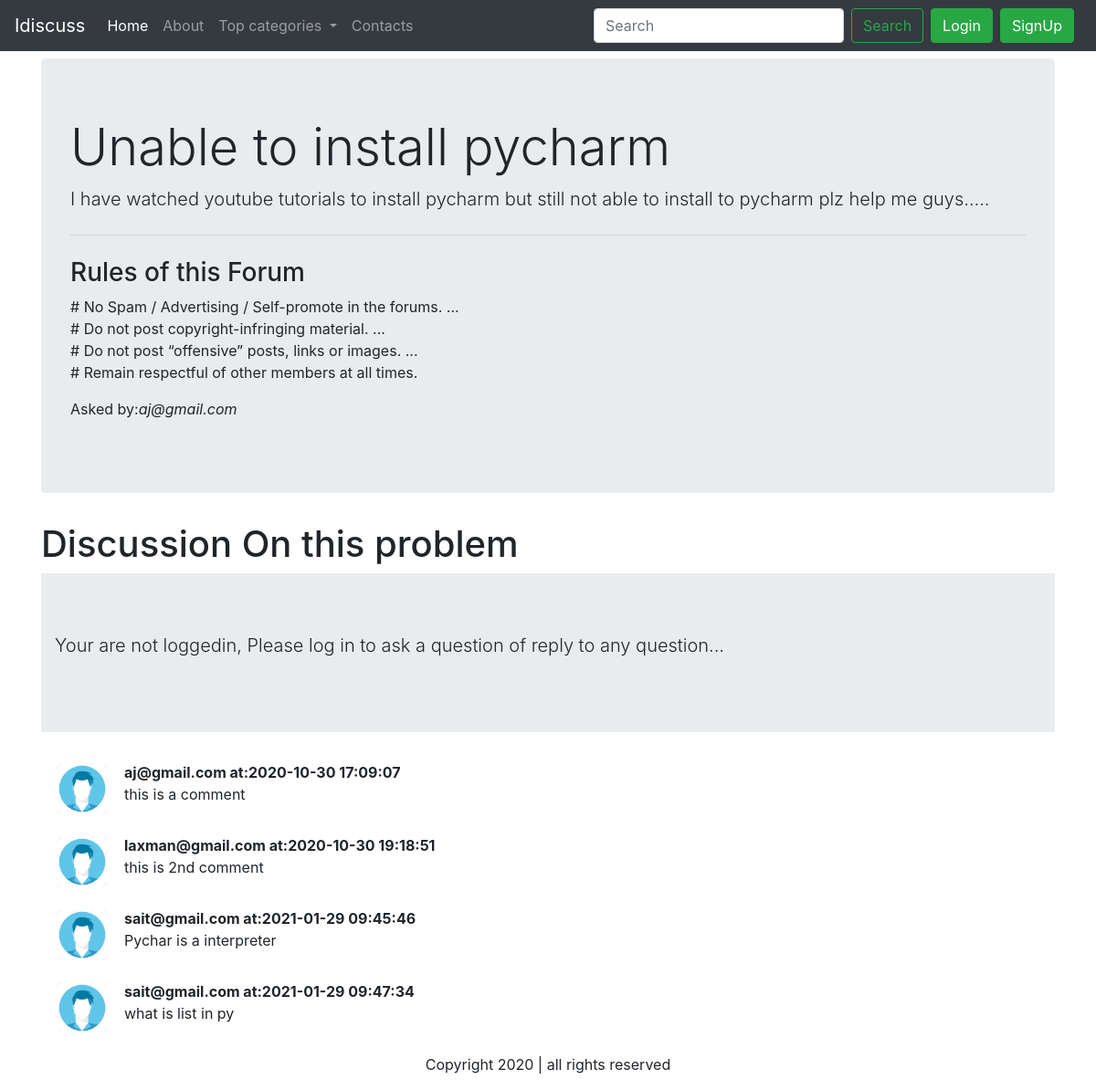
The app's page /thread.php?threadid=1 with its own data.
### tables this page shows
CREATE TABLE `threads` (
  `thread_id` int(8) NOT NULL,
  `thread_title` varchar(255) NOT NULL,
  `thread_descr` text NOT NULL,
  `thread_cat_id` int(8) NOT NULL,
  `thread_user_id` int(8) NOT NULL,
  `timestamp` datetime DEFAULT current_timestamp()
);

CREATE TABLE `user` (
  `sno` int(8) NOT NULL,
  `user_email` varchar(30) NOT NULL,
  `user_pass` varchar(255) NOT NULL,
  `timestamp` datetime NOT NULL DEFAULT current_timestamp()
);

CREATE TABLE `comments` (
  `comment_id` int(8) NOT NULL,
  `comment_content` text NOT NULL,
  `thread_id` int(8) NOT NULL,
  `commented_by` int(8) NOT NULL,
  `comment_time` datetime NOT NULL DEFAULT current_timestamp()
);

### thread.php (the view, shortened to what this page needs)
<!doctype html>
<html lang="en">
<head>
    <link rel="stylesheet" href="https://cdn.jsdelivr.net/npm/bootstrap@4.5.3/dist/css/bootstrap.min.css"
>
</head>
<body>
<?php include('partials/_dbconnect.php'); ?>
    <?php include('partials/_header.php'); ?>
    <?php
    $id = $_GET['threadid'];
    $qry = "SELECT * FROM `threads` WHERE thread_id = $id";
    $rst = mysqli_query($conn, $qry);
    while ( $row = mysqli_fetch_assoc($rst)){
       $ttitle = $row['thread_title'];
       $tdescr = $row['thread_descr'];
       $thread_user_id = $row['thread_user_id'];
       $query2 = "SELECT user_email FROM `user` WHERE sno = '$thread_user_id'";
       $result2 = mysqli_query($conn, $query2);
       $row2 = mysqli_fetch_assoc($result2);
       $posted_by = $row2['user_email'];
    }
    ?>
    <div class="container my-2">
        <div class="jumbotron">
            <h1 class="display-4"> <?php echo $ttitle;  ?> </h1>
            <p class="lead"><?php echo $tdescr; ?></p>
            <hr class="my-4">
            <p>
            <h3>Rules of this Forum</h3>
            # No Spam / Advertising / Self-promote in the forums. ...<br>
            # Do not post copyright-infringing material. ...<br>
            # Do not post “offensive” posts, links or images. ...<br>
            # Remain respectful of other members at all times.</p>
            <p>Asked by:<em><?php echo $posted_by; ?></em></p>
        </div>
    </div>
    <div class="container">
        <h1>Discussion On this problem</h1>
<?php
    if(isset($_SESSION['loggedin']) && $_SESSION['loggedin']==true){
        echo '
        <button type="button" class="btn btn-primary" data-toggle="modal" data-target="#exampleModal">
            Reply to this question
        </button>
        <div class="modal fade" id="exampleModal" tabindex="-1" aria-labelledby="exampleModalLabel" aria-hidden="true">
            <div class="modal-dialog">
                <div class="modal-content">
                    <div class="modal-header">
                        <h5 class="modal-title" id="exampleModalLabel">Your Comment</h5>
                        <button type="button" class="close" data-dismiss="modal" aria-label="Close">
                            <span aria-hidden="true">&times;</span>
                        </button>
                    </div>
                    <div class="modal-body">
                    <form method ="post" action = "'.$_SERVER["REQUEST_URI"].'">
                            <div class="form-group">
                                <label for="exampleInputPassword1">Your comment regarding above question</label>
                                <div class="form-group">
                                    <textarea class="form-control" name="cmt" id="exampleFormControlTextarea1"
                                        rows="3"></textarea>
                                    <input type="hidden" name="sno" value="'.$_SESSION["sno"].'">
                                </div>
                            </div>
                    </div>
                    <div class="modal-footer">
                        <button type="button" class="btn btn-secondary" data-dismiss="modal">Close</button>
                        <button type="submit" class="btn btn-primary">Submit</button>
                    </div>
                    </form>
                </div>
            </div>
        </div>
    </div>';
    }
    else{
        echo '<div class="jumbotron jumbotron-fluid">
        <div class="container">
          <p class="lead">Your are not loggedin, Please log in to ask a question of reply to any question...</p>
        </div>
      </div>';
    }
?>
    <div class="container">
        <?php
            $id = $_GET['threadid'];
            $query = "SELECT * FROM `comments` WHERE thread_id = $id";
            $result = mysqli_query($conn, $query);
            while($row = mysqli_fetch_assoc($result)){
                $comment = $row['comment_content'];
                $cmt_time = $row['comment_time'];
                $userid = $row['commented_by'];
                $query2 = "SELECT user_email FROM `user` WHERE sno = '$userid'";
                $result2 = mysqli_query($conn, $query2);
                $row2 = mysqli_fetch_assoc($result2);
            echo '<div class="media my-3">
            <img src="img/userr.jpg" width="60px" class="mr-3 " alt="...">
            <div class="media-body">
            <p class ="font-weight-bold my-0">'.$row2['user_email'].' at:'.$cmt_time.'</p>
                <p class="mt-0">'.$comment.'</p>
                </div>
                </div>';
            }
    ?>
    </div>
    </div>
    <?php include('partials/_footer.php'); ?>
</body>
</html>

### records on screen
threads: thread_title "Unable to install pycharm", thread_descr "I have watched youtube tutorials to install pycharm but still not able to install to pycharm plz help me guys....."
user: user_email "aj@gmail.com"
comments: user.user_email "aj@gmail.com", comment_time "2020-10-30 17:09:07", comment_content "this is a comment"
comments: user.user_email "laxman@gmail.com", comment_time "2020-10-30 19:18:51", comment_content "this is 2nd comment"
comments: user.user_email "sait@gmail.com", comment_time "2021-01-29 09:45:46", comment_content "Pychar is a interpreter"
comments: user.user_email "sait@gmail.com", comment_time "2021-01-29 09:47:34", comment_content "what is list in py"
